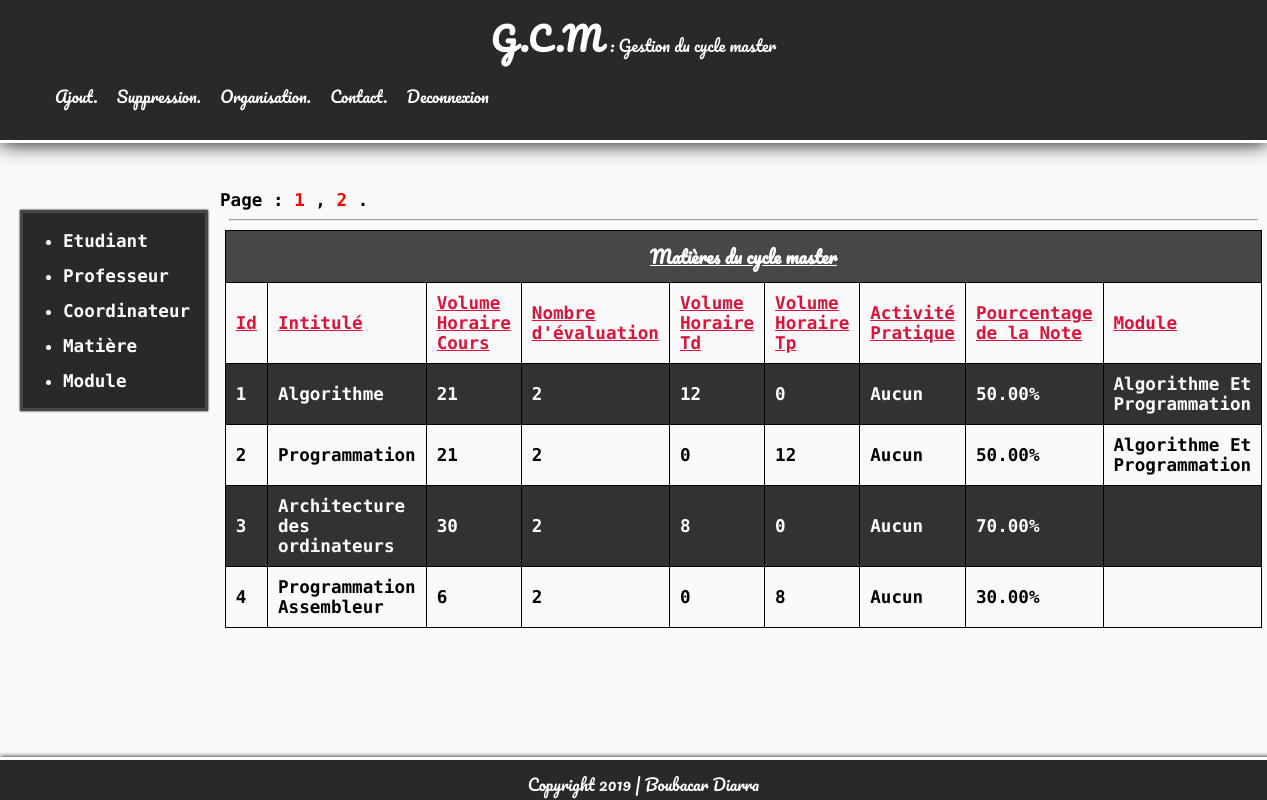
Page /views/acceuil.php?pageaffiche=matiere (signed in) on the committed database.
### tables this page shows
CREATE TABLE IF NOT EXISTS `matiere` (
  `id` int(5) NOT NULL AUTO_INCREMENT,
  `intitule` varchar(50) NOT NULL,
  `volumeHoraireCours` int(5) NOT NULL,
  `nombreEvaluation` int(5) NOT NULL,
  `volumeHoraireTd` int(5) NOT NULL,
  `volumeHoraireTp` int(5) NOT NULL,
  `activitePratique` varchar(100) DEFAULT NULL,
  `pourcentageNote` varchar(5) NOT NULL,
  `idModule` int(5) DEFAULT NULL,
  PRIMARY KEY (`id`),
  KEY `idModule` (`idModule`)
);

CREATE TABLE IF NOT EXISTS `module` (
  `id` int(5) NOT NULL AUTO_INCREMENT,
  `intitule` varchar(50) NOT NULL,
  `departement` varchar(25) NOT NULL,
  `nature` varchar(25) NOT NULL,
  `semestre` int(2) NOT NULL,
  `objectif` varchar(100) NOT NULL,
  `pre_requisPedagogique` varchar(100) DEFAULT NULL,
  `descriptif` varchar(100) NOT NULL,
  PRIMARY KEY (`id`)
);

### views/ConsultationMatiere.php (the view, shortened to what this page needs)
<?php
$db = ConnecToDataBase::connecToDataBaseName('gem');
$nombreDeMessageParPage = 4;
$donnee = $db->query('select count(*) as nb_message from matiere')->fetch();
$totalMessage = $donnee['nb_message'];
$nombreDePage = ceil($totalMessage/$nombreDeMessageParPage);
echo "Page : ";
for($i = 1; $i <= $nombreDePage; $i++)
{
    if($i != $nombreDePage)
        echo '<a class="pagination" href="http://localhost/gemProp/views/acceuil.php?pageaffiche=matiere&='. $i .'"> '. $i . ' </a> , ';
    else
        echo '<a class="pagination" href="http://localhost/gemProp/views/acceuil.php?pageaffiche=matiere&page='. $i .'"> '. $i . ' </a> .';
}
echo "<hr/>";
if(isset($_GET['page'])){
    $page = $_GET['page'];
}
else $page = 1;
$premierMessageAAfficher = ($page-1) * $nombreDeMessageParPage;
$reponse = $db->query('select * from matiere limit ' . $premierMessageAAfficher .',' .$nombreDeMessageParPage);
echo '        <table>
            <caption>Matières du cycle master</caption>
            <tr>
                <th>Id</th>
                <th>Intitulé</th>
                <th>Volume Horaire Cours</th>
                <th>Nombre d\'évaluation</th>
                <th>Volume Horaire Td</th>
                <th>Volume Horaire Tp</th>
                <th>Activité Pratique</th>
                <th>Pourcentage de la Note</th>
                <th>Module</th>
            </tr>';
            $i = 2;
while($donnee = $reponse->fetch())
{
        $i++;
        if($i%2 == 0)
        {
            $moduleResponse = $db->prepare("select * from module where id = :id");
            $moduleResponse->execute(array("id" => $donnee['idModule']));
            $donneeModule = $moduleResponse->fetch();
            echo '<tr>'.'<td>'.$donnee['id'].'</td>'.'<td>'.$donnee['intitule'].'</td>'.'<td>'.$donnee['volumeHoraireCours'].'</td>'.'<td>'.$donnee['nombreEvaluation'].'</td>'.'<td>'.$donnee['volumeHoraireTd'].'</td>'.'<td>'.$donnee['volumeHoraireTp'].'</td>'.'<td>'.$donnee['activitePratique'].'</td>'.'<td>'.$donnee['pourcentageNote'].'%</td>'.'<td>'.$donneeModule['intitule'].'</td>'.'</tr>';
        }
        else
        {
            $moduleResponse = $db->prepare("select * from module where id = :id");
            $moduleResponse->execute(array("id" => $donnee['idModule']));
            $donneeModule = $moduleResponse->fetch();
            echo '<tr class="ligne-noire">'.'<td>'.$donnee['id'].'</td>'.'<td>'.$donnee['intitule'].'</td>'.'<td>'.$donnee['volumeHoraireCours'].'</td>'.'<td>'.$donnee['nombreEvaluation'].'</td>'.'<td>'.$donnee['volumeHoraireTd'].'</td>'.'<td>'.$donnee['volumeHoraireTp'].'</td>'.'<td>'.$donnee['activitePratique'].'</td>'.'<td>'.$donnee['pourcentageNote'].'%</td>'.'<td>'.$donneeModule['intitule'].'</td>'.'</tr>';
        }
}
echo "</table>";
?>

### public/css/styleTest.css (style rules this page uses)
body { margin: 0px; padding: 0px; font-family: 'Source Code Pro', monospace; background-color: rgb(250, 250, 250); }
a { color: white; text-decoration: none; }
section hr { width: 98%; }
caption { text-decoration: underline; font-family: 'Pacifico', cursive; padding: 10px; border: 1px solid black; border-bottom: none; background-color: rgb(71, 71, 71); color: white; }
table { width: 96%; margin: auto; text-align: left; border-collapse: collapse; margin-bottom: 20px; color: black; }
td, th { padding: 10px; border: 1px solid black; }
th { font-weight: 700; color: crimson; text-decoration: underline; }
.ligne-noire { background-color: rgb(50, 50, 50); color: white; }
.pagination { color: red; }

### rows in the picture
matiere: id "1", intitule "Algorithme", volumeHoraireCours "21", nombreEvaluation "2", volumeHoraireTd "12", volumeHoraireTp "0", activitePratique "Aucun", pourcentageNote "50.00", idModule.intitule "Algorithme Et Programmation"
matiere: id "2", intitule "Programmation", volumeHoraireCours "21", nombreEvaluation "2", volumeHoraireTd "0", volumeHoraireTp "12", activitePratique "Aucun", pourcentageNote "50.00", idModule.intitule "Algorithme Et Programmation"
matiere: id "3", intitule "Architecture des ordinateurs", volumeHoraireCours "30", nombreEvaluation "2", volumeHoraireTd "8", volumeHoraireTp "0", activitePratique "Aucun", pourcentageNote "70.00"
matiere: id "4", intitule "Programmation Assembleur", volumeHoraireCours "6", nombreEvaluation "2", volumeHoraireTd "0", volumeHoraireTp "8", activitePratique "Aucun", pourcentageNote "30.00"
